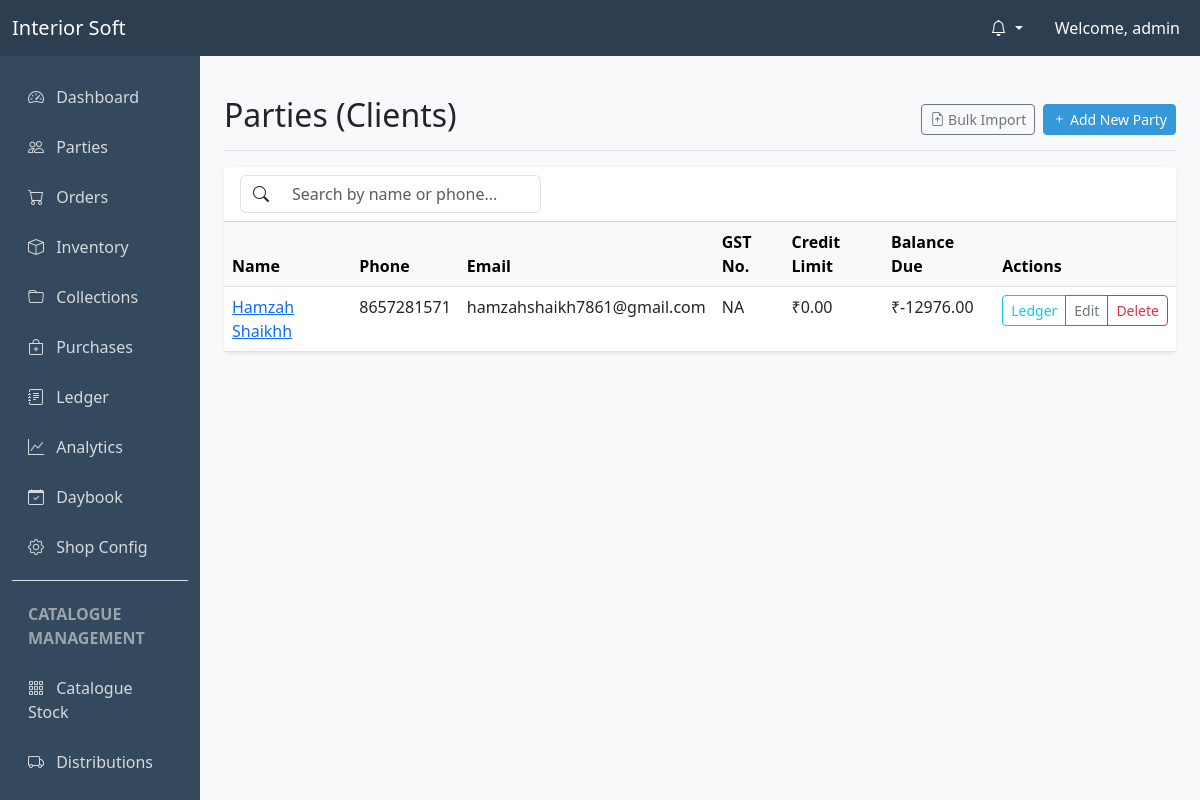
Screenshot of /parties/ (signed in) with the database file from the repository.
### users/models.py (models this page shows, shortened)
class User(AbstractUser):
    SUPERADMIN = 'superadmin'
    ADMIN = 'admin'
    ACCOUNTANT = 'accountant'
    WAREHOUSE_MANAGER = 'warehouse_manager'
    DELIVERY_PERSON = 'delivery_person'
    MARKETING_PERSON = 'marketing_person'
    ROLE_CHOICES = (
        (SUPERADMIN, 'SuperAdmin'),
        (ADMIN, 'Admin'),
        (ACCOUNTANT, 'Accountant'),
        (WAREHOUSE_MANAGER, 'Warehouse Manager'),
        (DELIVERY_PERSON, 'Delivery Person'),
        (MARKETING_PERSON, 'Marketing Person'),
    )
    role = models.CharField(max_length=20, choices=ROLE_CHOICES, default=ADMIN)
    phone_number = models.CharField(max_length=15, blank=True, null=True)
    def is_superadmin(self):
        return self.role == self.SUPERADMIN
    def is_admin(self):
        return self.role == self.ADMIN or self.role == self.SUPERADMIN
    def is_warehouse_manager(self):
        return self.role == self.WAREHOUSE_MANAGER
    def is_delivery_person(self):
        return self.role == self.DELIVERY_PERSON

### parties/models.py (models this page shows, shortened)
class Party(models.Model):
    name = models.CharField(max_length=255)
    alias = models.CharField(max_length=255, blank=True, null=True)
    phone = models.CharField(max_length=15)
    email = models.EmailField(blank=True, null=True)
    address = models.TextField()
    gst_number = models.CharField(max_length=15, blank=True, null=True)
    credit_limit = models.DecimalField(max_digits=12, decimal_places=2, default=0.00)
    created_at = models.DateTimeField(auto_now_add=True)
    updated_at = models.DateTimeField(auto_now=True)
    class Meta:
        verbose_name_plural = "Parties"
        ordering = ['name']

### ledger/models.py (models this page shows, shortened)
class PartyBalance(models.Model):
    party = models.OneToOneField(Party, on_delete=models.CASCADE, related_name='balance')
    total_debit = models.DecimalField(max_digits=15, decimal_places=2, default=0.00)
    total_credit = models.DecimalField(max_digits=15, decimal_places=2, default=0.00)
    current_balance = models.DecimalField(max_digits=15, decimal_places=2, default=0.00) # debit - credit
    last_updated = models.DateTimeField(auto_now=True)

### parties/views.py (the view)
# urls.py: path('', views.PartyListView.as_view(), name='party_list'),
class PartyListView(LoginRequiredMixin, MarketingAdminAccountantMixin, ListView):
    model = Party
    template_name = 'parties/party_list.html'
    context_object_name = 'parties'
    paginate_by = 20
    def get_queryset(self):
        queryset = super().get_queryset()
        query = self.request.GET.get('q')
        if query:
            queryset = queryset.filter(models.Q(name__icontains=query) | models.Q(phone__icontains=query) | models.Q(alias__icontains=query))
        inactive_days = self.request.GET.get('inactive')
        if inactive_days in ['7', '15', '30']:
            days = int(inactive_days)
            threshold_date = timezone.now() - timedelta(days=days)
            from orders.models import Order
            active_party_ids = Order.objects.filter(created_at__gte=threshold_date).values_list('party_id', flat=True).distinct()
            queryset = queryset.exclude(id__in=active_party_ids)
        return queryset
    def get_template_names(self):
        if self.request.headers.get('x-requested-with') == 'XMLHttpRequest':
            return ['parties/party_list_partial.html']
        return [self.template_name]

### core/context_processors.py (called while the page is built)
def notifications(request):
    if request.user.is_authenticated:
        unread_notifications = request.user.notifications.filter(is_seen=False)
        return {
            'unread_notifications': unread_notifications,
            'unread_notifications_count': unread_notifications.count()
        }
    return {}

### parties/views.py (called while the page is built)
    def test_func(self):
        return self.request.user.is_admin() or self.request.user.is_accountant() or self.request.user.is_marketing_person()

### shop_config/context_processors.py (called while the page is built)
def shop_info(request):
    config, created = ShopConfiguration.objects.get_or_create(pk=1, defaults={'shop_name': 'Interior Soft'})
    return {
        'shop_config': config
    }

### templates/parties/party_list.html (shortened to what this page needs)
{% extends "base.html" %}
{% block content %}
<div class="d-flex justify-content-between flex-wrap flex-md-nowrap align-items-center pt-3 pb-2 mb-3 border-bottom">
    <h1 class="h2">Parties (Clients)</h1>
    <div class="btn-toolbar mb-2 mb-md-0">
        <a href="{% url 'party_import' %}" class="btn btn-sm btn-outline-secondary me-2">
            <i class="bi bi-file-earmark-arrow-up"></i> Bulk Import
        </a>
        <a href="{% url 'party_add' %}" class="btn btn-sm btn-primary">
            <i class="bi bi-plus"></i> Add New Party
        </a>
    </div>
</div>
<div class="card shadow-sm">
    <div class="card-header bg-white">
        <form class="row g-2 align-items-center" onsubmit="return false;">
            <div class="col-md-4">
                <div class="input-group">
                    <span class="input-group-text bg-white border-end-0"><i class="bi bi-search"></i></span>
                    <input type="text" name="q" class="form-control border-start-0" placeholder="Search by name or phone..." value="{{ request.GET.q }}" autofocus>
                </div>
            </div>
        </form>
    </div>
    <div class="card-body p-0" id="party-table-container">
        {% include "parties/party_list_partial.html" %}
    </div>
</div>
{% endblock %}

### templates/base.html (shortened to what this page needs)
<!DOCTYPE html>
<html lang="en">
<head>
    <link href="https://cdn.jsdelivr.net/npm/bootstrap@5.3.0/dist/css/bootstrap.min.css" rel="stylesheet">
    <link rel="stylesheet" href="https://cdn.jsdelivr.net/npm/bootstrap-icons@1.10.0/font/bootstrap-icons.css">
    <link href="https://cdn.jsdelivr.net/npm/select2@4.1.0-rc.0/dist/css/select2.min.css" rel="stylesheet" />
    <link href="https://cdn.jsdelivr.net/npm/select2-bootstrap-5-theme@1.3.0/dist/select2-bootstrap-5-theme.min.css" rel="stylesheet" />
</head>
<body>
    <nav class="navbar navbar-expand-lg navbar-dark sticky-top">
        <div class="container-fluid">
            <a class="navbar-brand" href="{% url 'dashboard' %}">Interior Soft</a>
            <div class="collapse navbar-collapse" id="navbarNav">
                <ul class="navbar-nav ms-auto">
                    {% if user.is_authenticated %}
                        <li class="nav-item dropdown me-3">
                            <a class="nav-link dropdown-toggle text-white" href="#" id="notifDropdown" role="button" data-bs-toggle="dropdown" aria-expanded="false">
                                <i class="bi bi-bell"></i>
                            </a>
                        </li>
                        <li class="nav-item d-none d-lg-block">
                            <span class="nav-link text-white">Welcome, {{ user.username }}</span>
                        </li>
                    {% else %}
                        <li class="nav-item">
                            <a class="nav-link" href="{% url 'login' %}">Login</a>
                        </li>
                    {% endif %}
                </ul>
            </div>
        </div>
    </nav>
    <div class="container-fluid">
        <div class="row">
            {% if user.is_authenticated and request.resolver_match.url_name != 'login' %}
            <nav id="sidebarMenu" class="col-md-3 col-lg-2 d-md-block sidebar collapse">
                <div class="sidebar-nav-container">
                    <ul class="nav flex-column">
                        {% if user.is_admin or user.is_accountant or user.is_marketing_person %}
                        <li class="nav-item">
                            <a class="nav-link" href="{% url 'dashboard' %}">
                                <i class="bi bi-speedometer2 me-2"></i> Dashboard
                            </a>
                        </li>
                        <li class="nav-item">
                            <a class="nav-link" href="{% url 'party_list' %}">
                                <i class="bi bi-people me-2"></i> Parties
                            </a>
                        </li>
                        {% endif %}
                        {% if user.is_admin or user.is_accountant %}
                        <li class="nav-item">
                            <a class="nav-link" href="{% url 'order_list' %}">
                                <i class="bi bi-cart me-2"></i> Orders
                            </a>
                        </li>
                        <li class="nav-item">
                            <a class="nav-link" href="{% url 'stock_list' %}">
                                <i class="bi bi-box me-2"></i> Inventory
                            </a>
                        </li>
                        <li class="nav-item">
                            <a class="nav-link" href="{% url 'collection_list' %}">
                                <i class="bi bi-folder me-2"></i> Collections
                            </a>
                        </li>
                        <li class="nav-item">
                            <a class="nav-link" href="{% url 'purchase_list' %}">
                                <i class="bi bi-bag-plus me-2"></i> Purchases
                            </a>
                        </li>
                        <li class="nav-item">
                            <a class="nav-link" href="{% url 'ledger_list' %}">
                                <i class="bi bi-journal-text me-2"></i> Ledger
                            </a>
                        </li>
                        <li class="nav-item">
                            <a class="nav-link" href="{% url 'analytics' %}">
                                <i class="bi bi-graph-up me-2"></i> Analytics
                            </a>
                        </li>
                        <li class="nav-item">
                            <a class="nav-link" href="{% url 'daybook' %}">
                                <i class="bi bi-calendar-check me-2"></i> Daybook
                            </a>
                        </li>
                        {% if user.is_admin %}
                        <li class="nav-item">
                            <a class="nav-link" href="{% url 'shop_config' %}">
                                <i class="bi bi-gear me-2"></i> Shop Config
                            </a>
                        </li>
                        {% endif %}
                        {% endif %}
                        {% if user.is_admin or user.is_accountant or user.is_marketing_person %}
                        <li class="nav-item border-top mt-2 pt-2">
                            <span class="nav-link disabled small text-uppercase fw-bold text-white-50">Catalogue Management</span>
                        </li>
                        <li class="nav-item">
                            <a class="nav-link {% if 'catalogues/inventory' in request.path %}active{% endif %}" href="{% url 'catalogue_inventory_list' %}">
                                <i class="bi bi-grid-3x3-gap me-2"></i> Catalogue Stock
                            </a>
                        </li>
                        <li class="nav-item">
                            <a class="nav-link {% if 'catalogues/distributions' in request.path %}active{% endif %}" href="{% url 'catalogue_distribution_list' %}">
                                <i class="bi bi-truck me-2"></i> Distributions
                            </a>
                        </li>
                        <li class="nav-item">
                            <a class="nav-link {% if 'catalogues/visits' in request.path %}active{% endif %}" href="{% url 'catalogue_visit_list' %}">
                            </a>
                        </li>
                        {% endif %}
                    </ul>
                </div>
            </nav>
            <main class="col-md-9 ms-sm-auto col-lg-10 px-md-4 py-4">
            {% else %}
            <main class="col-12 py-4">
            {% endif %}
                {% block content %}{% endblock %}
            </main>
        </div>
    </div>
</body>
</html>

### templates/parties/party_list_partial.html
<div class="table-responsive">
    <table class="table table-hover mb-0">
        <thead class="table-light">
            <tr>
                <th>Name</th>
                <th>Phone</th>
                <th>Email</th>
                <th>GST No.</th>
                <th>Credit Limit</th>
                <th>Balance Due</th>
                <th>Actions</th>
            </tr>
        </thead>
        <tbody>
            {% for party in parties %}
            <tr>
                <td><a href="{% url 'party_detail' party.pk %}">{{ party.name }}</a></td>
                <td>{{ party.phone }}</td>
                <td>{{ party.email|default:"-" }}</td>
                <td>{{ party.gst_number|default:"-" }}</td>
                <td>₹{{ party.credit_limit }}</td>
                <td>₹{{ party.balance.current_balance|default:"0.00" }}</td>
                <td>
                    <div class="btn-group btn-group-sm">
                        <a href="{% url 'party_ledger' party.pk %}" class="btn btn-outline-info">Ledger</a>
                        <a href="{% url 'party_edit' party.pk %}" class="btn btn-outline-secondary">Edit</a>
                        <a href="{% url 'party_delete' party.pk %}" class="btn btn-outline-danger">Delete</a>
                    </div>
                </td>
            </tr>
            {% empty %}
            <tr>
                <td colspan="7" class="text-center py-3">No parties found</td>
            </tr>
            {% endfor %}
        </tbody>
    </table>
</div>

### templates/base.html (style rules this page uses)
:root { --primary-color: #2c3e50; --secondary-color: #34495e; --accent-color: #3498db; }
body { font-family: 'Segoe UI', Tahoma, Geneva, Verdana, sans-serif; background-color: #f8f9fa; }
.navbar { background-color: var(--primary-color); }
.sidebar { height: calc(100vh - 56px); position: fixed; top: 56px; left: 0; z-index: 1000; background-color: var(--secondary-color); color: white; display: flex; flex-direction: column; padding-bottom: 0; overflow: hidden; }
.sidebar-nav-container { flex-grow: 1; overflow-y: auto; padding-top: 1rem; }
@media (min-width: 768px) { .sidebar { width: 16.666667%; } }
main { margin-left: 16.666667%; width: 83.333333%; padding-bottom: 60px; }
.sidebar .nav-link { color: rgba(255,255,255,0.8); margin: 5px 0; }
.card { border: none; box-shadow: 0 0.125rem 0.25rem rgba(0,0,0,0.075); }
.btn-primary { background-color: var(--accent-color); border-color: var(--accent-color); }
.nav-link { position: relative; }

### rows the page displays
User: username "admin"
Party: name "Hamzah Shaikhh", phone "8657281571", email "hamzahshaikh7861@gmail.com", gst_number "NA", credit_limit "0.00", balance.current_balance "-12976.00"
